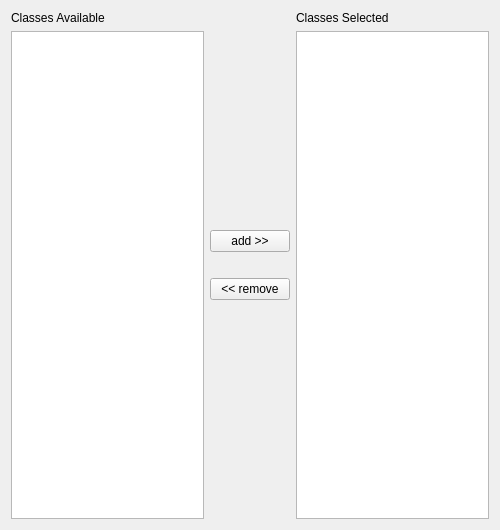
<ui version="4.0" >
 <class>CodeGenSelectPage</class>
 <widget class="QWidget" name="CodeGenSelectPage" >
  <property name="geometry" >
   <rect>
    <x>0</x>
    <y>0</y>
    <width>500</width>
    <height>530</height>
   </rect>
  </property>
  <property name="sizePolicy" >
   <sizepolicy vsizetype="MinimumExpanding" hsizetype="MinimumExpanding" >
    <horstretch>0</horstretch>
    <verstretch>0</verstretch>
   </sizepolicy>
  </property>
  <property name="windowTitle" >
   <string>Code Generation Selection</string>
  </property>
  <layout class="QVBoxLayout" >
   <item>
    <layout class="QHBoxLayout" >
     <item>
      <layout class="QVBoxLayout" >
       <property name="leftMargin" >
        <number>0</number>
       </property>
       <item>
        <widget class="QLabel" name="ui_labelListAvailable" >
         <property name="text" >
          <string>Classes Available</string>
         </property>
        </widget>
       </item>
       <item>
        <widget class="QListWidget" name="ui_listAvailable" >
         <property name="alternatingRowColors" >
          <bool>true</bool>
         </property>
         <property name="selectionMode" >
          <enum>QAbstractItemView::ExtendedSelection</enum>
         </property>
         <property name="sortingEnabled" >
          <bool>true</bool>
         </property>
        </widget>
       </item>
      </layout>
     </item>
     <item>
      <layout class="QVBoxLayout" >
       <item>
        <spacer>
         <property name="orientation" >
          <enum>Qt::Vertical</enum>
         </property>
         <property name="sizeType" >
          <enum>QSizePolicy::Expanding</enum>
         </property>
         <property name="sizeHint" >
          <size>
           <width>20</width>
           <height>71</height>
          </size>
         </property>
        </spacer>
       </item>
       <item>
        <widget class="QPushButton" name="ui_addButton" >
         <property name="toolTip" >
          <string>Add class for code generation</string>
         </property>
         <property name="text" >
          <string>add >></string>
         </property>
         <property name="icon" >
          <iconset>../../../../../../../</iconset>
         </property>
        </widget>
       </item>
       <item>
        <spacer>
         <property name="orientation" >
          <enum>Qt::Vertical</enum>
         </property>
         <property name="sizeType" >
          <enum>QSizePolicy::Fixed</enum>
         </property>
         <property name="sizeHint" >
          <size>
           <width>20</width>
           <height>20</height>
          </size>
         </property>
        </spacer>
       </item>
       <item>
        <widget class="QPushButton" name="ui_removeButton" >
         <property name="toolTip" >
          <string>Remove class from Code Generation</string>
         </property>
         <property name="text" >
          <string>&lt;&lt; remove</string>
         </property>
         <property name="icon" >
          <iconset>../../../../../../../</iconset>
         </property>
        </widget>
       </item>
       <item>
        <spacer>
         <property name="orientation" >
          <enum>Qt::Vertical</enum>
         </property>
         <property name="sizeType" >
          <enum>QSizePolicy::Expanding</enum>
         </property>
         <property name="sizeHint" >
          <size>
           <width>20</width>
           <height>51</height>
          </size>
         </property>
        </spacer>
       </item>
      </layout>
     </item>
     <item>
      <layout class="QVBoxLayout" >
       <property name="leftMargin" >
        <number>0</number>
       </property>
       <item>
        <widget class="QLabel" name="ui_labelListSelected" >
         <property name="text" >
          <string>Classes Selected</string>
         </property>
        </widget>
       </item>
       <item>
        <widget class="QListWidget" name="ui_listSelected" >
         <property name="alternatingRowColors" >
          <bool>true</bool>
         </property>
         <property name="selectionMode" >
          <enum>QAbstractItemView::ExtendedSelection</enum>
         </property>
         <property name="sortingEnabled" >
          <bool>true</bool>
         </property>
        </widget>
       </item>
      </layout>
     </item>
    </layout>
   </item>
  </layout>
 </widget>
 <resources/>
 <connections/>
</ui>
